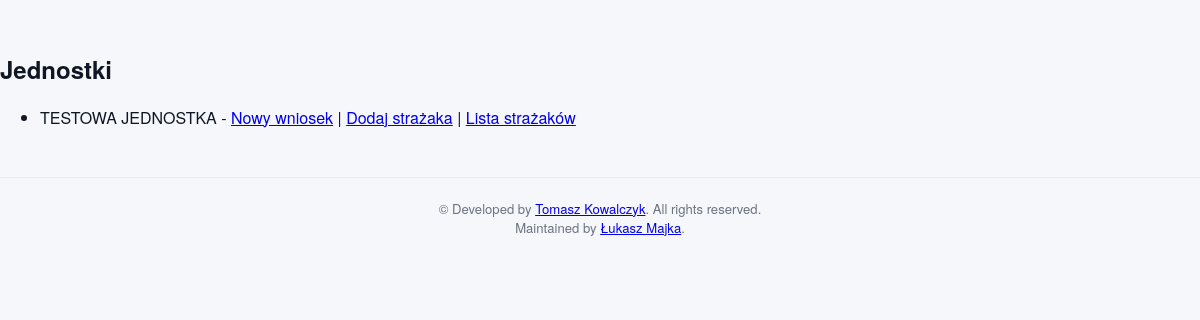
The app's page /osp/, older data.
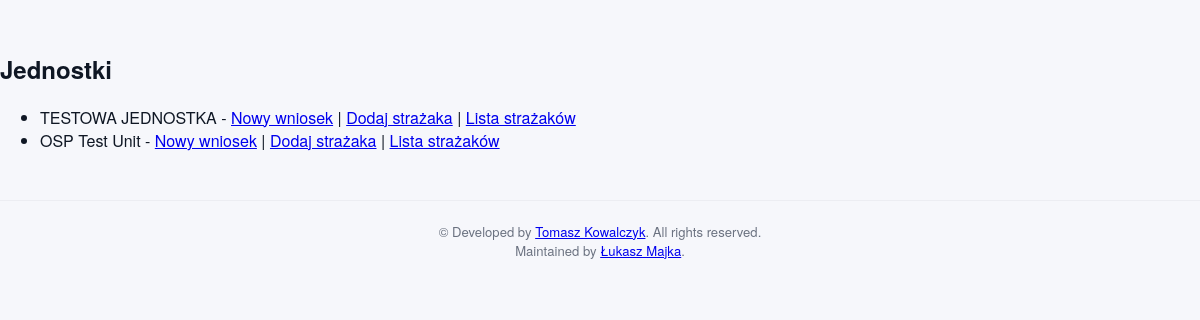
The same page, newer data.
### osp/models.py (models this page shows, shortened)
class Unit(models.Model):
    name = models.CharField(max_length=200)
    address = models.CharField(max_length=300, blank=True)
    created_at = models.DateTimeField(auto_now_add=True)
    president = models.ForeignKey(User, on_delete=models.SET_NULL, null=True, blank=True, related_name='presided_units')

### osp/views.py (the view)
# urls.py: path('', views.index, name='index'),
def index(request):
    units = Unit.objects.all()
    return render(request, 'osp/index.html', {'units': units})

### osp/templates/osp/index.html (shortened to what this page needs)
{% extends 'osp/base.html' %}
{% block content %}
<h2>Jednostki</h2>
<ul>
  {% for unit in units %}
    <li>{{ unit.name }} - <a href="/osp/units/{{ unit.pk }}/requests/new/">Nowy wniosek</a> | <a href="/osp/units/{{ unit.pk }}/firefighters/add/">Dodaj strażaka</a> | <a href="/osp/units/{{ unit.pk }}/firefighters/">Lista strażaków</a></li>
  {% empty %}
    <li>Brak jednostek</li>
  {% endfor %}
</ul>
{% endblock %}

### osp/templates/osp/base.html (shortened to what this page needs)
{% load static %}
<!DOCTYPE html>
<html lang="pl">
<head>
    <link rel="stylesheet" href="{% static 'osp/css/style.css' %}">
</head>
<body>
    <main class="site-main">
        {% block content %}{% endblock %}
    </main>
    <footer class="site-footer">
        <div class="container site-footer-meta">
            &copy; Developed by <a href="https://www.linkedin.com/in/tomasz-kowalczyk-196aa6395" class="footer-link">Tomasz Kowalczyk</a>. All rights reserved.
            <br>
            Maintained by <a href="https://ph0tc.pl/" class="footer-link">Łukasz Majka</a>.
        </div>
    </footer>
</body>
</html>

### static/osp/css/style.css (style rules this page uses)
:root { --bg:#f6f7fb; --header:#1f3a57; --accent:#2b8bd6; --accent-dark:#246aa8; --muted:#6b7280; --card:#ffffff; }
* { box-sizing:border-box }
body { font-family: "Helvetica Neue", Helvetica, Arial, sans-serif; background:var(--bg); color:#0f1724; margin:0; -webkit-font-smoothing:antialiased; }
.container { max-width:1100px;margin:0 auto;padding:0 1rem }
.site-main { padding:2rem 0 }
.site-footer { padding:1.1rem 0;border-top:1px solid rgba(15,23,36,0.04);background:transparent }
.site-footer-meta { padding:.2rem 0;text-align:center;color:var(--muted,#6b7280);font-size:.82rem;line-height:1.45 }
:root { --lp-primary: #0F2338; --lp-primary-light: #00A8AA; --lp-accent: #CC2630; --lp-text: #0F2338; }

Row changes from the older to the newer data that the page shows:
added Unit: name "OSP Test Unit"
